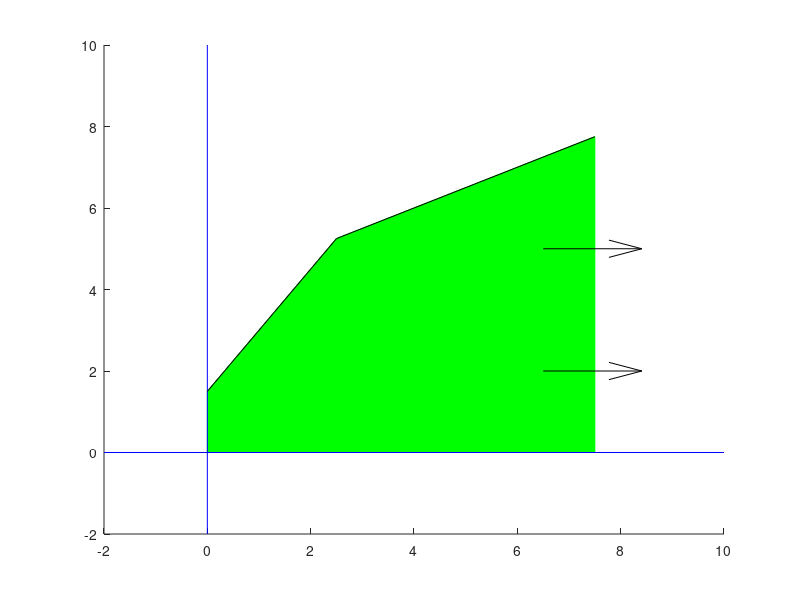

The MATLAB source for this figure:
% 例程 3.8  可行域无界的案例
%  绘制二维可行解集
%  直线方程：ax + by = c
a1 = -3;
b1 = 2;
c1 = 3;
a2 = -1;
b2 = 2;
c2 = 8;
%  约束条件的角点坐标
X1 = c1/a1;
Y1 = c1/b1;
X2 = c2/a2;
Y2 = c2/b2; 
%  计算两条约束直线的交点
aux1 = (Y2 - Y1);
aux2 = (Y2*X1) - (Y1* X2);
xi = (X1*X2*aux1)/aux2;
yi = Y1 - ((Y1*xi)/X1);
%  最右侧点（在第二条约束直线上）
xr = 3*xi;
yr =(c2 - (a2*xr))/b2;
figure(1)
%  绘制可行解集（无界区域）
patch([0, 0, xi, xr, xr], [0, Y1, yi, yr, 0], 'g', 'EdgeColor', 'g');
hold on;
%  绘制坐标轴
plot([-2, 10], [0, 0], 'b');
plot([0, 0], [-2, 10], 'b');
%  绘制约束直线
plot([0, xi], [Y1, yi], 'k');
plot([xi, xr], [yi, yr], 'k');
%  绘制箭头（指示无界方向）
quiver([6.5, 6.5], [2, 5], [1, 1], [0, 0], 'k');
